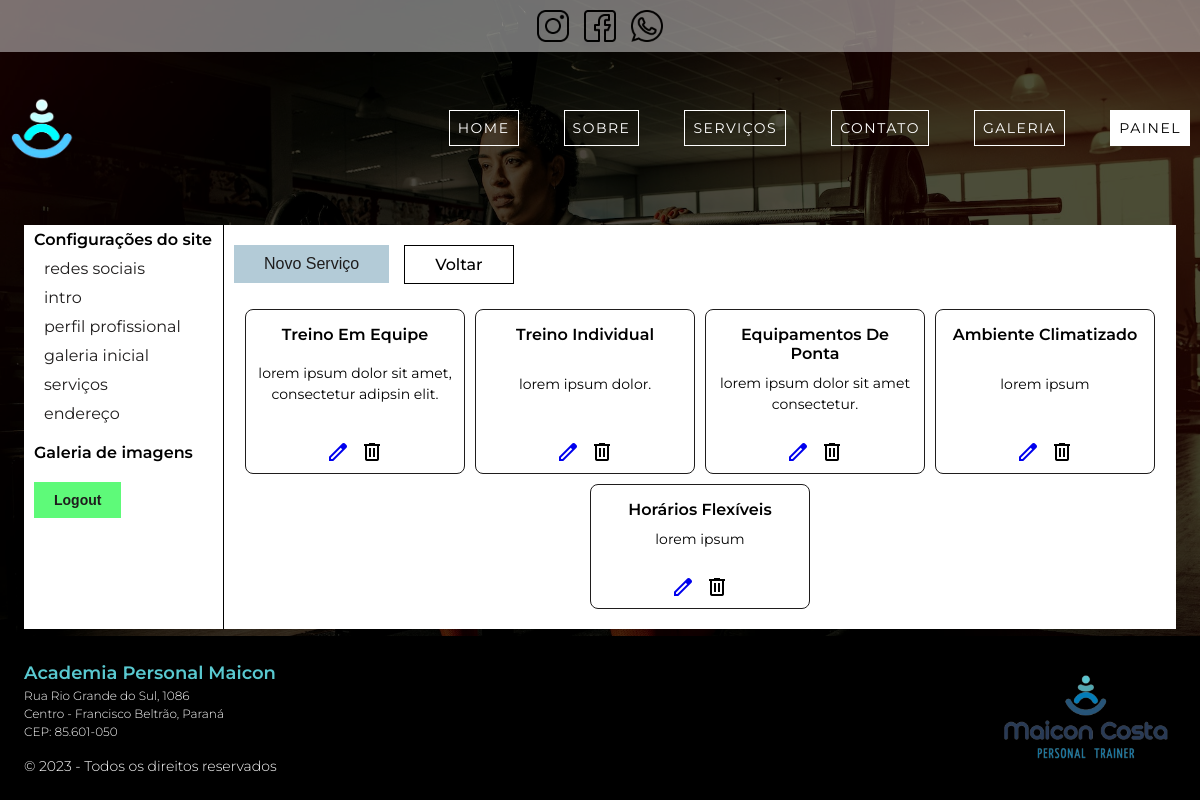
Page /author/dashboard/settings/services/ (signed in) on the committed database.
### app_home/models.py (models this page shows, shortened)
class Service(models.Model):
    title = models.CharField(max_length=255,
                             default='',
                             verbose_name='título',
                             )
    description = models.TextField(max_length=255,
                                   default='',
                                   verbose_name='descrição',
                                   )
    class Meta:
        verbose_name = 'Serviços'
        verbose_name_plural = 'Serviços'

class Adress(models.Model):
    name = models.CharField(max_length=255,
                            default='',
                            verbose_name='nome do estabelecimento',
                            )
    adress = models.CharField(max_length=255,
                              default='',
                              verbose_name='endereço',
                              )
    city = models.CharField(max_length=255,
                            default='',
                            verbose_name='bairro e cidade',
                            )
    postal = models.CharField(max_length=255,
                              default='',
                              verbose_name='cep',
                              )
    class Meta:
        verbose_name = 'Endereço'
        verbose_name_plural = 'Endereço'

### author/views/services.py (the view)
    @classmethod
    @method_decorator(
        login_required(redirect_field_name='next',
                       login_url='author:login'
                       ),
        name='dispatch',
    )
    def all_services(cls, request) -> render:
        services: Service = Service.objects.all()
        return render(request, 'author/partials/_all_services.html', context={
            'services': services,
            'button_to_back_action': reverse('author:dashboard'),
            'button_name': 'Novo Serviço',
            'button_action': reverse('author:new_service'),
            'aditional_class': 'C-service__delete',
        })

### app_home/context_processor.py (called while the page is built)
def adress(request: HttpRequest):
    adress = Adress.objects.first()
    return {
        'adress': adress
    }

### author/templates/author/partials/_all_services.html (shortened to what this page needs)
{% extends 'author/pages/dashboard.html' %}
{% block settings %}
    {% include 'author/partials/_buttons.html' %}
    <section class="C-services_view center_flex_row">
        {% for service in services %}
            <div class="C-services_view_container center_flex_column">
                <p class="C-services_view_title" href="">{{ service.title }}</p>
                <p class="C-services_view_description"href="">{{ service.description }}</p>
                {% include 'author/partials/_buttons_actions_services.html' %}
            </div>
        {% endfor %}
    </section>
{% endblock %}

### author/templates/author/partials/_buttons_actions_services.html (shortened to what this page needs)
<div class="C-buttons__actions">
    <a href="{% url 'author:service_edit' service.id %}"><span class="material-symbols-outlined C-buttons_view__span C-buttons_view__edit">edit</span></a>
    <span class="C-buttons_view__span C-buttons__delete_form">
        <form
            action="{% url 'author:service_delete' service.id %}"
            method="POST"
            class="C-buttons_view_delete C-buttons_view__span {{ aditional_class }}">
            <button type="submit">
                <span class="material-symbols-outlined C-buttons_view__span">delete</span>
            </button>
        </form>
    </span>
</div>

### base_template/global/partials/_footer.html
{% load static %}
<div class="C-footer__details">
    <a class="C-footer__link" href="{% url 'author:login' %}">
        <p class="C-footer__title">{{ adress.name }}</p>
    </a>
    <p class="C-footer__adress">{{ adress.adress }}</p>
    <p class="C-footer__adress">{{ adress.city }}</p>
    <p class="C-footer__adress">{{ adress.postal }}</p>
    <p class="C-footer__copy"> &copy; 2023 - Todos os direitos reservados</p>
</div>
<div class="C-footer__logo">
    <img src="{% static 'global/images/logo.png' %}" alt="">
</div>

### base_static/global/css/style.css (style rules this page uses)
* { margin: 0; padding: 0; box-sizing: border-box; }
:root { --blue-0: #C5FFFD; --blue-1: #B3CBD7; --blue-2: #59C9D0; --blue-3: #067CB8; --blue-4: #0B7DB2; --blue-4: #26557A; --blue-5: #283958; --blue-5-transparent: #2839589c; --blue-facebook: #1976D2; --orange-1: #ED541C; --orange-1-instagram: #FA851D; --orange-2-instagram: #F55031; --orange-3-instagram: #B43179; --orange-4-instagram: #B52F8C; --light-white: #FBFBFB; --standard-white: #ffffff; --standard-black: #000000; --black-transparent-bg: rgba(0, 0, 0, 0.7); --gray-1: rgb(65, 63, 63); --green-1-whatsapp: #30BF2E; --green-2-whatsapp: #5EFA79; --standard-gray: #1f1d1d; --standard-red: rgba(179, 46, 46, 0.863); --std-white-transparent: rgba(255, 255, 255, 0.288); --std-white-transparent-2: rgba(255, 255, 255, 0.548); --font-montserrat: 'Montserrat', sans-serif; --font-oswald: 'Oswald', sans-serif; }
html, body { font-family: var(--font-montserrat); height: 100%; }
.center_flex_row { display: flex; justify-content: center; align-items: center; }
.center_flex_column { display: flex; flex-direction: column; justify-content: center; align-items: center; }
.C-body { display: grid; grid-template-columns: 1fr; grid-template-rows: auto 1fr auto; grid-template-areas: "header" "main" "footer"; background-color: var(--black-transparent-bg); background-image: url('../images/bg-body-img_m.jpg'); background-position: center top; background-size: cover; background-repeat: no-repeat; background-attachment: fixed; }
.C-services_view { column-gap: 10px; row-gap: 10px; align-items: stretch; flex-wrap: wrap; }
.C-services_view_container { width: 100%; max-width: 220px; padding: 15px 10px 5px 10px; border: 1px solid var(--standard-gray); border-radius: 8px; justify-content: space-between; flex-shrink: 2; flex-grow: 2; flex-basis: 25%; text-align: center; }
.C-services_view_container p { text-align: center; margin-bottom: 10px; color: var(--standard-black); }
.C-services_view_title { text-transform: capitalize; font-size: 16px; font-weight: 600; }
.C-services_view_description { line-height: 1.5; font-size: 14px; }
.C-buttons__actions { margin-top: 15px; display: flex; justify-content: center; align-items: center; flex-wrap: wrap; column-gap: 10px; row-gap: 10px; }
.C-buttons__delete_form { display: inline-block; cursor: pointer; }
.C-buttons_view_delete button { background-color: transparent; border: none; outline: none; cursor: pointer; z-index: 1000; }
.C-footer__link { text-decoration: none; }
.C-footer__title { font-size: 18px; font-weight: 600; color: var(--blue-2); line-height: 1.5; }
.C-footer__adress, .C-footer__copy { color: white; font-size: 12px; font-weight: 300; line-height: 1.5; }
.C-footer__copy { padding-top: 15px; font-size: 14px; }
.C-footer__logo { width: 100%; max-width: 180px; }
.C-footer__logo img { width: 100%; }
@media screen and (min-width: 1024px) { html, body { scroll-behavior: smooth; } }

### rows in the picture
Service: title "Treino Em Equipe", description "lorem ipsum dolor sit amet, consectetur adipsin elit."
Service: title "Treino Individual", description "lorem ipsum dolor."
Service: title "Equipamentos De Ponta", description "lorem ipsum dolor sit amet consectetur."
Service: title "Ambiente Climatizado", description "lorem ipsum"
Service: title "Horários Flexíveis", description "lorem ipsum"
Adress: name "Academia Personal Maicon", adress "Rua Rio Grande do Sul, 1086", city "Centro - Francisco Beltrão, Paraná", postal "CEP: 85.601-050"
